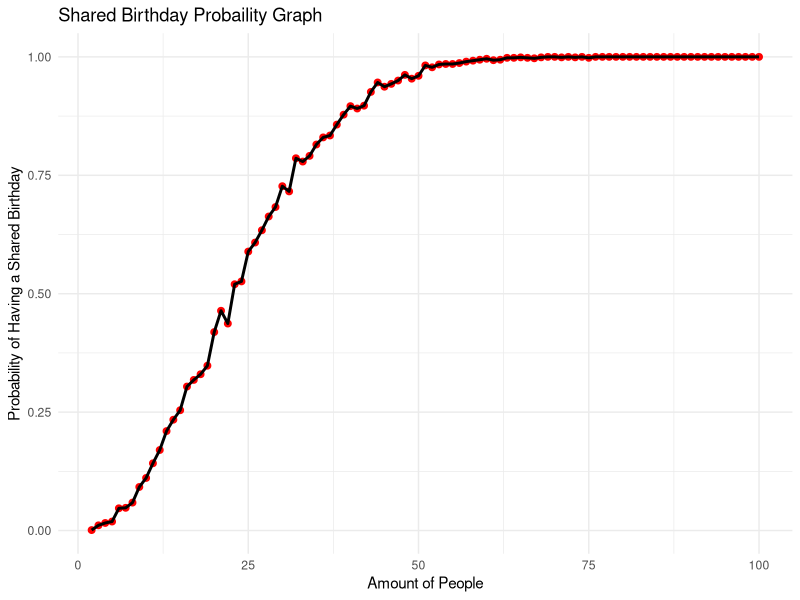
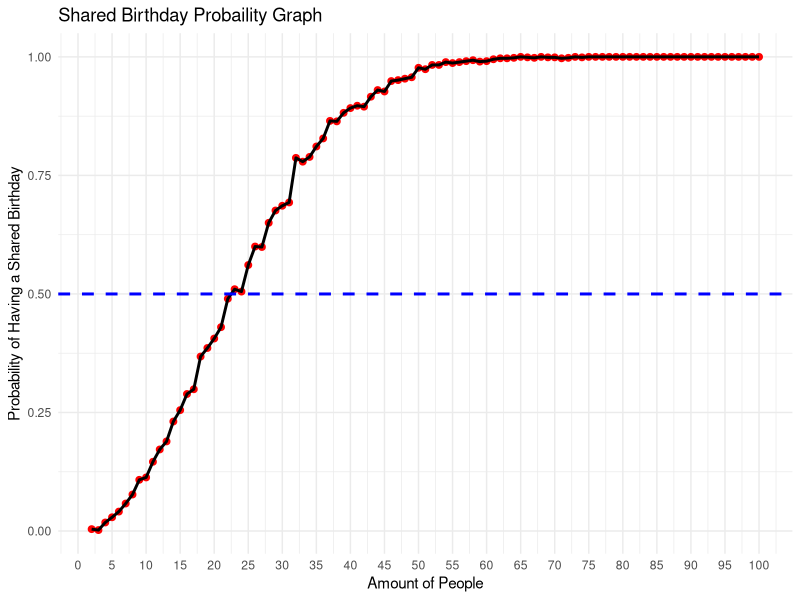

These charts were generated, in order, by the following R code:
## ---- chunk 1
library(tidyverse)
library(purrr)
library(ggplot2)
## ---- chunk 2
sim_shared_bday <- function(N){
  bdays <- sample(1:365, N, replace = TRUE)
  return(length(bdays) != length(unique(bdays)))
}
## ---- chunk 3
estimate_shared_bday <- function(N, num_sims){
  outcome <- sapply(1:num_sims, function(x) sim_shared_bday(N))
  return(mean(outcome))
}
## ---- chunk 4
grp_size <- 2:100
num_sims <- 1000 
prob <- map_dbl(grp_size, ~ estimate_shared_bday(.x, num_sims))
data <- data.frame(group_size = grp_size, probability = prob)

ggplot(data, aes(x = group_size, y = probability)) + 
  geom_point(color = "red", size = 2) + 
  geom_line(size = 1) + 
  labs(
    title = "Shared Birthday Probaility Graph",
    x = "Amount of People",
    y = "Probability of Having a Shared Birthday"
  ) + 
  theme_minimal()
## ---- chunk 5
grp_size <- 2:100
num_sims <- 1000 
prob <- map_dbl(grp_size, ~ estimate_shared_bday(.x, num_sims))
data <- data.frame(group_size = grp_size, probability = prob)

ggplot(data, aes(x = group_size, y = probability)) + 
  geom_point(color = "red", size = 2) + 
  geom_line(size = 1) + 
  geom_hline(yintercept = 0.5, linetype = "dashed", color = "blue", size = 1) + 
  scale_x_continuous(breaks = seq(0, 100, by = 5)) + 
  labs(
    title = "Shared Birthday Probaility Graph",
    x = "Amount of People",
    y = "Probability of Having a Shared Birthday"
  ) + 
  theme_minimal()
